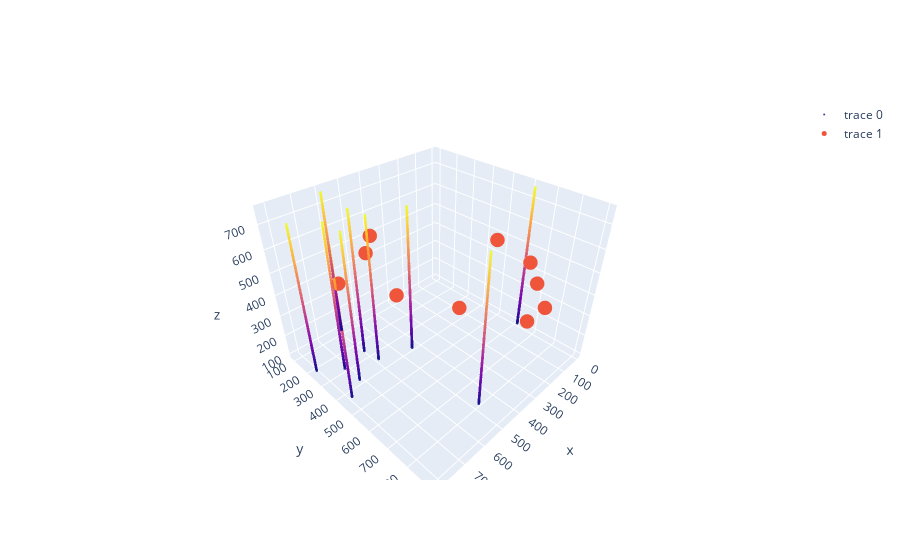

The cell this chart's notebook holds for it:
### Code cell
fig = go.Figure(data=[go.Scatter3d(x=x, y=y, z=z,
                                   mode='markers', marker=dict(
        size=1,
        color=z,                  
        opacity=0.8
    ))])

fig.add_trace(
    go.Scatter3d(x=w_x, y=w_y, z=w_z, mode='markers',
        marker=dict(
        size=5)))
fig.show()

### Figure 1 — Plotly figure (JSON) as saved in the notebook; plotly's stock layout.template omitted (floating-point values rounded to 4 significant figures; data arrays with more than 128 entries replaced by an {"elided": "..."} marker saying what was removed)
{"data": [{"marker": {"color": {"elided": "1000 float values"}, "opacity": 0.8, "size": 1}, "mode": "markers", "type": "scatter3d", "x": {"elided": "1000 int values"}, "y": {"elided": "1000 int values"}, "z": {"elided": "1000 float values"}}, {"marker": {"size": 5}, "mode": "markers", "type": "scatter3d", "x": [400, 500, 600, 700, 500, 400, 50, 100, 200, 300], "y": [900, 700, 500, 300, 200, 100, 500, 700, 800, 900], "z": [500, 500, 500, 500, 500, 500, 500, 500, 500, 500]}], "layout": {}}
